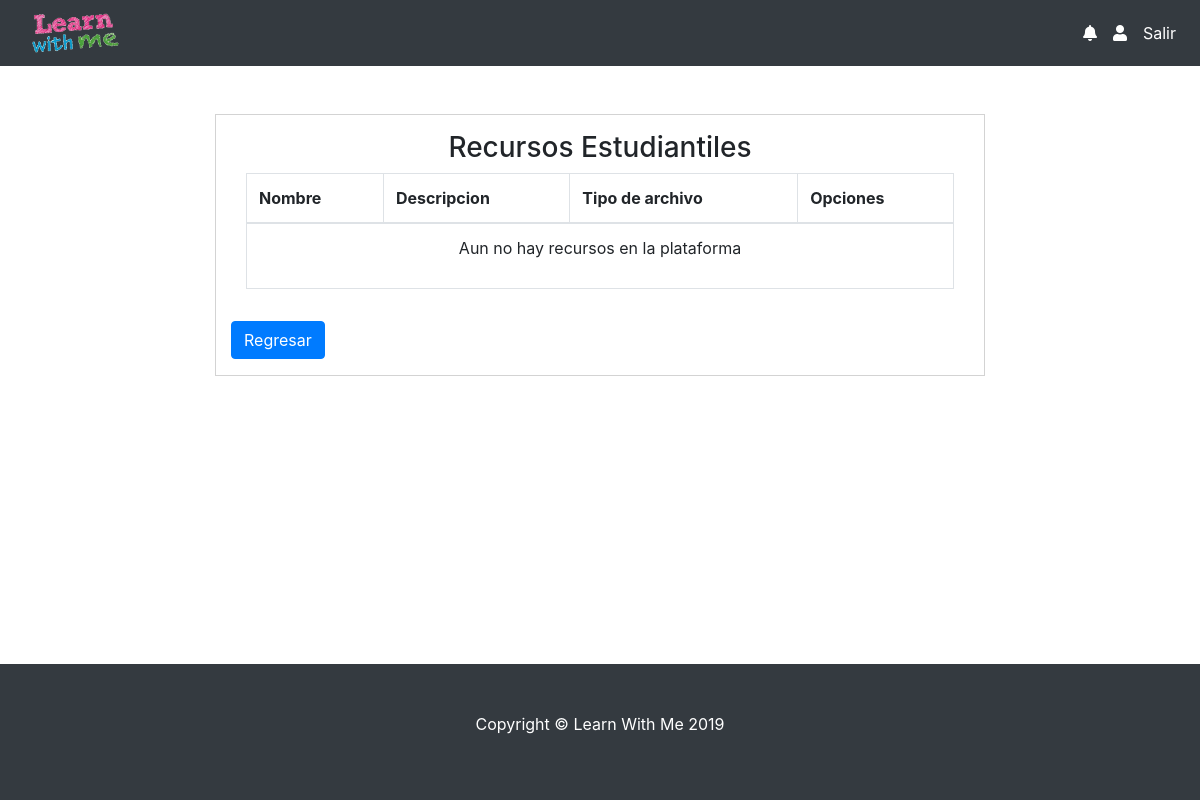
Page /ListaRecursosEstudiantes.php?nombreAsignatura=Matematicas (signed in) on the earlier database version.
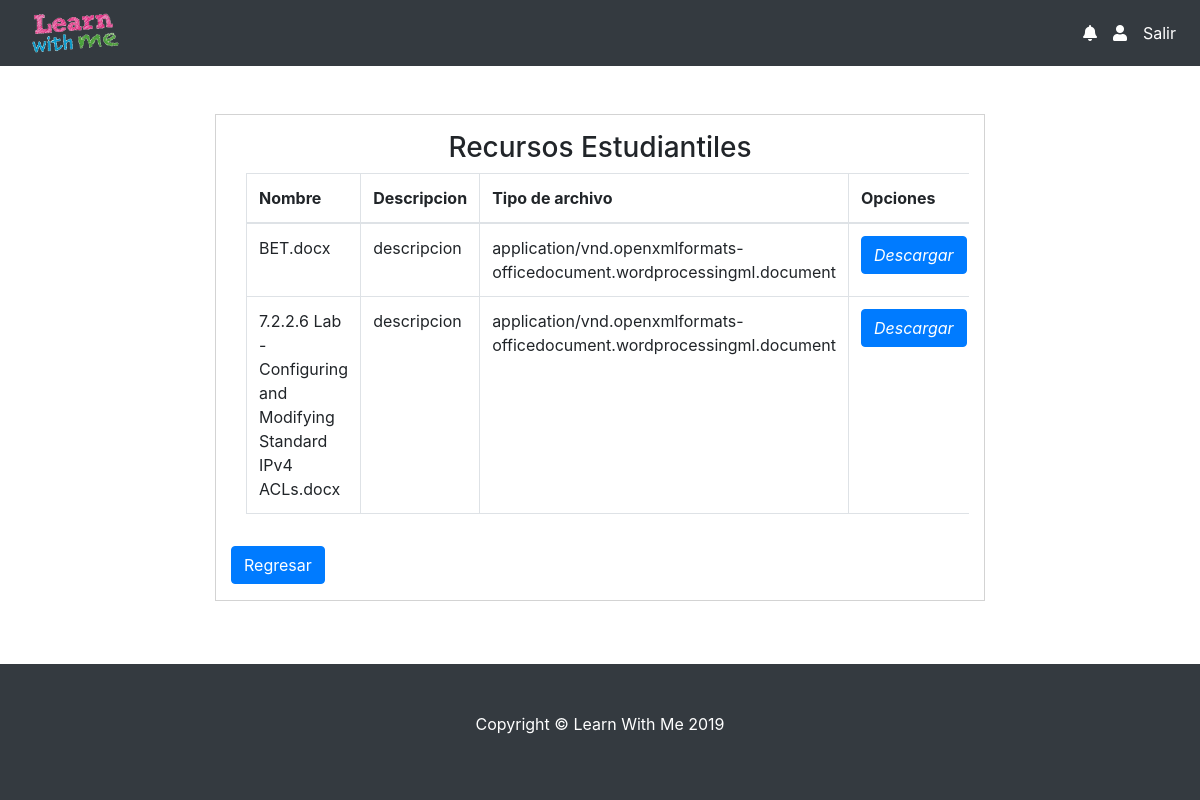
Same page on the later database version.
### tables this page shows
CREATE TABLE IF NOT EXISTS `tbl_recursosestudiantiles` (
  `recursoID` int(11) NOT NULL AUTO_INCREMENT,
  `Titulo` varchar(250) NOT NULL,
  `Descripcion` varchar(250) DEFAULT NULL,
  `tipo` varchar(250) DEFAULT NULL,
  `tamaño` int(11) NOT NULL,
  `nombreArchivo` varchar(250) DEFAULT NULL,
  `asignaturaID` int(11) DEFAULT NULL,
  PRIMARY KEY (`recursoID`),
  KEY `asignaturaID` (`asignaturaID`)
);

### Clases/Conexion.php (called while the page is built, shortened)
<?php
	class Conexion{
		private $host = "localhost";
		private $usuario = "root";
		private $password = "";
		private $baseDatos = "copialwm";
		private $puerto = 3306;
		private $link;
		public function __construct(){
			$this->link = mysqli_connect(
				$this->host,
				$this->usuario,
				$this->password,
				$this->baseDatos,
				$this->puerto
			);
		}
		public function ejecutarConsulta($sql){
			return mysqli_query($this->link, $sql);
		}
	}
?>

### ListaRecursosEstudiantes.php (the view, shortened to what this page needs)
<?php
include("Clases/Conexion.php");
$conexion = new Conexion();
$conexion->mysql_set_charset("utf8");
?>
<!DOCTYPE html>
<html>
<head>
	<link rel="stylesheet" type="text/css" href="Estilos/css/bootstrap.min.css">
	<link rel="stylesheet" type="text/css" href="Estilos/fonts/awesome/css/all.css">
</head>
<body>
<nav class="navbar navbar-expand-lg navbar-dark bg-dark">
		<a class="navbar-brand pl-3" href="index.php"><img src="img/learn 1.png" height="40"></a>
		<div class="collapse navbar-collapse" id="navbarText">
			<ul class="navbar-nav mr-2 my-lg-0">
				<li class="nav-item">
					<a href="#"><span class="text-white pr-3"><i class="fas fa-bell"></i></span></a>
				</li>
				<li class="nav-item">
					<a href="#"><span class="text-white pr-3"><i class="fas fa-user"></i></span></a>
				</li>
				<li class="nav-item">
					<a class="nav-link active p-0" href="Acciones/CerrarSesion.php">Salir</a>
				</li>
			</ul>
		</div>
	</nav>
	<div class="container col-lg-8 mb-5 mt-5" >
	<div class="col-md-12" style="border-width: 1px 1px 1px 1px; border-style: solid; border-color: lightgray;">
		<h3 class="mt-3 text-center mb-2">Recursos Estudiantiles</h3>
			<?php
				$nombre=$_GET['nombreAsignatura'];
				$consulta = "SELECT asignaturaID from tbl_asignaturas where nombreAsignatura='".$nombre."'";
				$resultado = $conexion->ejecutarconsulta($consulta);
				$bandera = mysqli_num_rows($resultado);
				if($bandera!=0){
					$arreglo = $resultado->fetch_array();
				}
			?>
			<div class="col-md-12 table-responsive">
				<table class="table table-bordered">
				<thead>
				   	<tr>
 						<th>Nombre</th>
 						<th>Descripcion</th>
 						<th>Tipo de archivo</th>
 						<th>Opciones</th>
 					</tr>
 				</thead>
 				<tbody>
 					<?php
 						$consulta = "SELECT nombreArchivo, Descripcion, tipo from tbl_recursosestudiantiles where asignaturaID=".$arreglo['asignaturaID'];
 						$resultado = $conexion->ejecutarconsulta($consulta);
 						$bandera=mysqli_num_rows($resultado);
 						if($bandera!=0){
 							while($arreglo = $resultado->fetch_array()){
 								 echo '<td>'.$arreglo['nombreArchivo'].'</td>';
 								 echo '<td>'.$arreglo['Descripcion'].'</td>';
 								 echo '<td>'.$arreglo['tipo'].'</td>';
 								 echo '<td><button class="btn btn-primary mr-2"><i class="glyphicon glyphicon-remove">Descargar</button></td></tr>';
 							}
 						}else{
 							echo "<tr><td colspan=4 ><p style=\"text-align:center\">Aun no hay recursos en la plataforma</p></td>";
 						}
 					?>
 				</tbody>
 			</table>
 			</div>
 			<a href="RecursosEstudiantiles.php"><button class="mt-3 mb-3 btn btn-primary">Regresar</button></a>
	</div>
	</div>
<footer class="py-5 mw-100 bg-dark" style="bottom: 0; position: absolute; width: 100%;">
	<div class="container">
		<p class="text-center text-white">Copyright &copy; Learn With Me 2019</p>
	</div>
</footer>
</body>
</html>

Differences in the rows shown:
added tbl_recursosestudiantiles: nombreArchivo "BET.docx", Descripcion "descripcion", tipo "application/vnd.openxmlformats-officedocument.wordprocessingml.document"
added tbl_recursosestudiantiles: nombreArchivo "7.2.2.6 Lab - Configuring and Modifying Standard IPv4 ACLs.docx", Descripcion "descripcion", tipo "application/vnd.openxmlformats-officedocument.wordprocessingml.document"
Other differences:
text no longer shown: "Aun no hay recursos en la plataforma"
